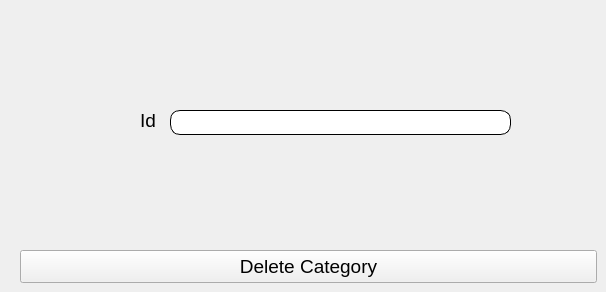
          <widget class="QWidget" name="DeleteTab_2">
           <attribute name="title">
            <string extracomment="This page is using to delete row">Delete</string>
           </attribute>
           <widget class="QLabel" name="label_24">
            <property name="geometry">
             <rect>
              <x>140</x>
              <y>110</y>
              <width>21</width>
              <height>21</height>
             </rect>
            </property>
            <property name="font">
             <font>
              <family>Segoe UI</family>
              <pointsize>14</pointsize>
             </font>
            </property>
            <property name="text">
             <string>Id</string>
            </property>
           </widget>
           <widget class="QLineEdit" name="deleteCategoriesIdEditField">
            <property name="geometry">
             <rect>
              <x>170</x>
              <y>110</y>
              <width>341</width>
              <height>25</height>
             </rect>
            </property>
            <property name="font">
             <font>
              <family>Segoe UI</family>
              <pointsize>12</pointsize>
             </font>
            </property>
            <property name="styleSheet">
             <string notr="true">#deleteCategoriesIdEditField{
background-color: white; 
border-style: outset;
border-width: 1px;
border-radius: 10px;
}</string>
            </property>
           </widget>
           <widget class="QPushButton" name="categoriesDeleteButton">
            <property name="geometry">
             <rect>
              <x>20</x>
              <y>250</y>
              <width>577</width>
              <height>33</height>
             </rect>
            </property>
            <property name="font">
             <font>
              <family>Segoe UI</family>
              <pointsize>14</pointsize>
             </font>
            </property>
            <property name="styleSheet">
             <string notr="true">#categoriesDeleteButton{
background-color: #F0F0F0;
/* color: green; */
color: black;
/* border-style: double;
border-width: 1px;
border-color:	#E87F6F;
*/
}

#categoriesDeleteButton:hover{
background-color: white;
color: black;
}</string>
            </property>
            <property name="text">
             <string>Delete Category</string>
            </property>
           </widget>
          </widget>
